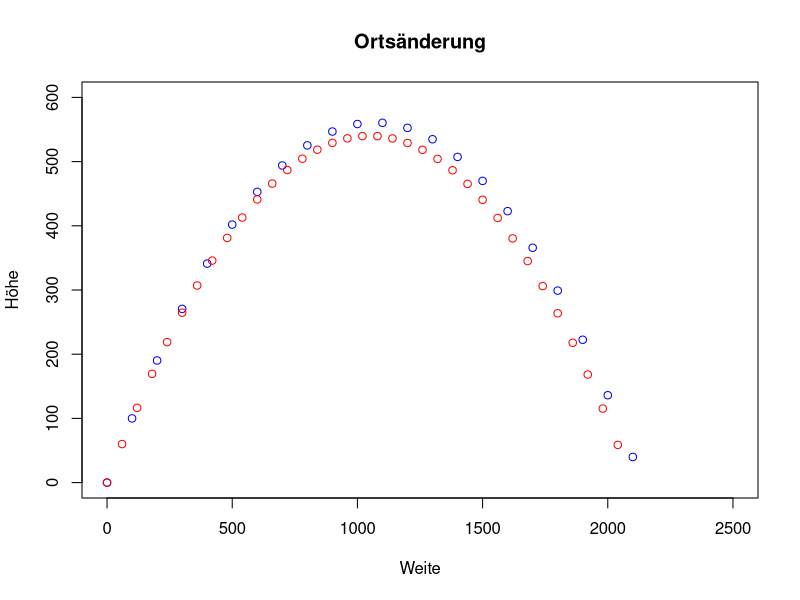
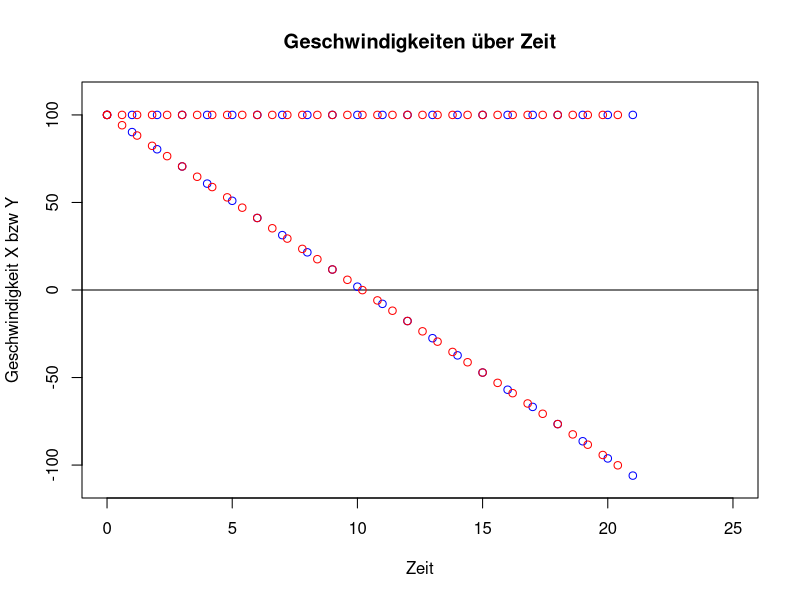

The R source for these figures, in order:
# Daten für die folgenden Plots einholen
v100100s1 <- read.table("../TextOutputs/v100100s1.txt",
                     header = TRUE,
                     sep = ",",
                     dec = ".")
v100100s06 <- read.table("../TextOutputs/v100100s06.txt",
                     header = TRUE,
                     sep = ",",
                     dec = ".")

v80100s06 <- read.table("../TextOutputs/v80100s06.txt",
                     header = TRUE,
                     sep = ",",
                     dec = ".")


# Plot des Ortes in X und Y
plot(x = 1,                 
     xlab = "Weite", 
     ylab = "Höhe",
     xlim = c(0, 2500), 
     ylim = c(0, 600),
     main = "Ortsänderung",
     type = "n")

points(v100100s1$Ort_x, v100100s1$Ort_y, col="blue")
points(v100100s06$Ort_x, v100100s06$Ort_y, col="red")

# Plot der Geschwindigkeiten relativ zur Zeit
plot(x = 1,                 
     xlab = "Zeit", 
     ylab = "Geschwindigkeit X bzw Y",
     xlim = c(0, 25), 
     ylim = c(-110, 110),
     main = "Geschwindigkeiten über Zeit",
     type = "n")
abline(h=0)
points(v100100s1$Zeit, v100100s1$Geschw_x, col="blue")
points(v100100s1$Zeit, v100100s1$Geschw_y, col="blue")
points(v100100s06$Zeit, v100100s06$Geschw_x, col="red")
points(v100100s06$Zeit, v100100s06$Geschw_y, col="red")
